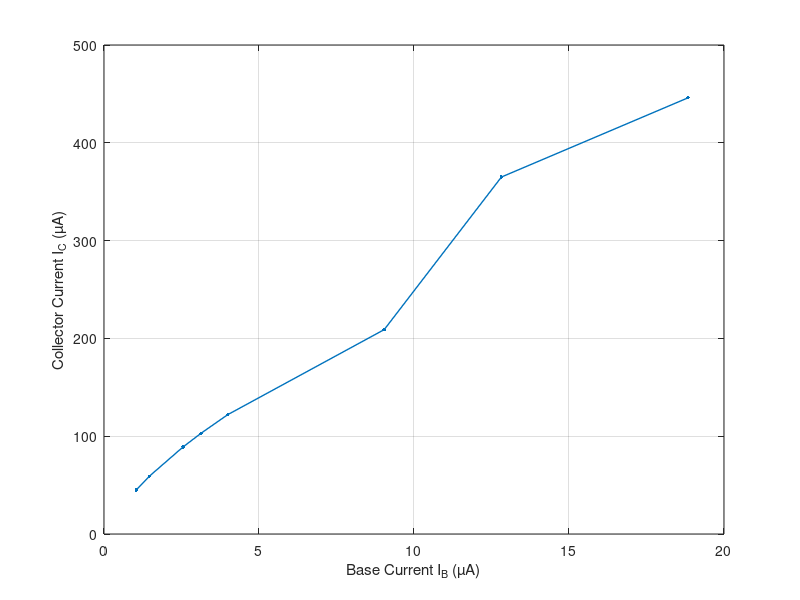

Write MATLAB code to recreate this figure.
Ib = [1.04, 1.46, 2.55, 3.13, 3.99, 9.04, 12.82, 18.84];    % Base current I_B (µA)
Ic = [45,   59,   89,   103,   122,  209,   365,   446];   % Collector current I_C (µA)

figure
plot(Ib, Ic, '.-', 'LineWidth', 1, 'MarkerSize', 8)
xlabel('Base Current I_B (µA)')
ylabel('Collector Current I_C (µA)')
grid on
